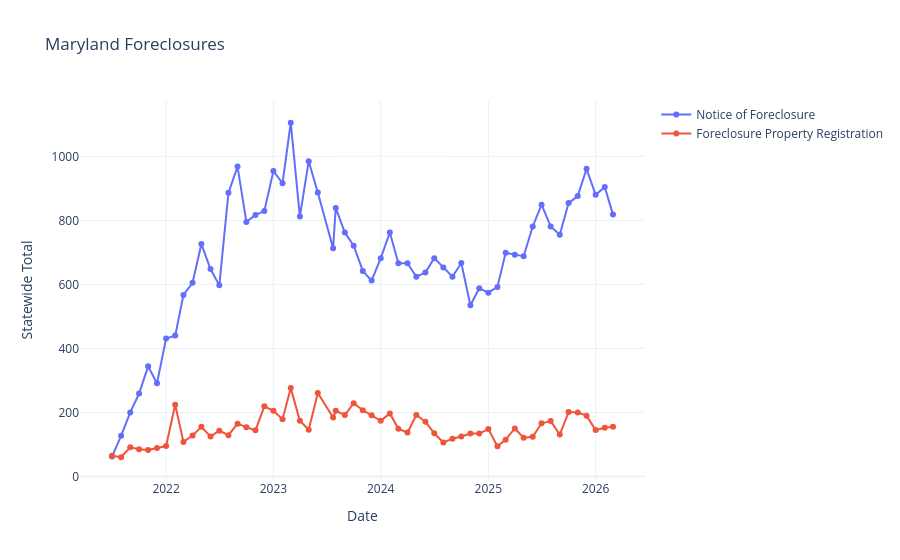

The code cell stored with this chart in its notebook:
### Code cell
fig = go.Figure()

preferred_types = [
    "Notice of Intent",
    "Notice of Foreclosure",
    "Foreclosure Property Registration"
]

added_any = False

for t in preferred_types:
    df_t = foreclosure_df[foreclosure_df["type"] == t].sort_values("date")
    if not df_t.empty:
        fig.add_trace(go.Scatter(
            x=df_t["date"],
            y=df_t["statewide_total"],
            mode="lines+markers",
            name=t
        ))
        added_any = True

if not added_any:
    for t in sorted(foreclosure_df["type"].dropna().unique()):
        df_t = foreclosure_df[foreclosure_df["type"] == t].sort_values("date")
        fig.add_trace(go.Scatter(
            x=df_t["date"],
            y=df_t["statewide_total"],
            mode="lines+markers",
            name=t
        ))

fig.update_layout(
    title="Maryland Foreclosures",
    xaxis_title="Date",
    yaxis_title="Statewide Total",
    template="plotly_white"
)

fig.show()
